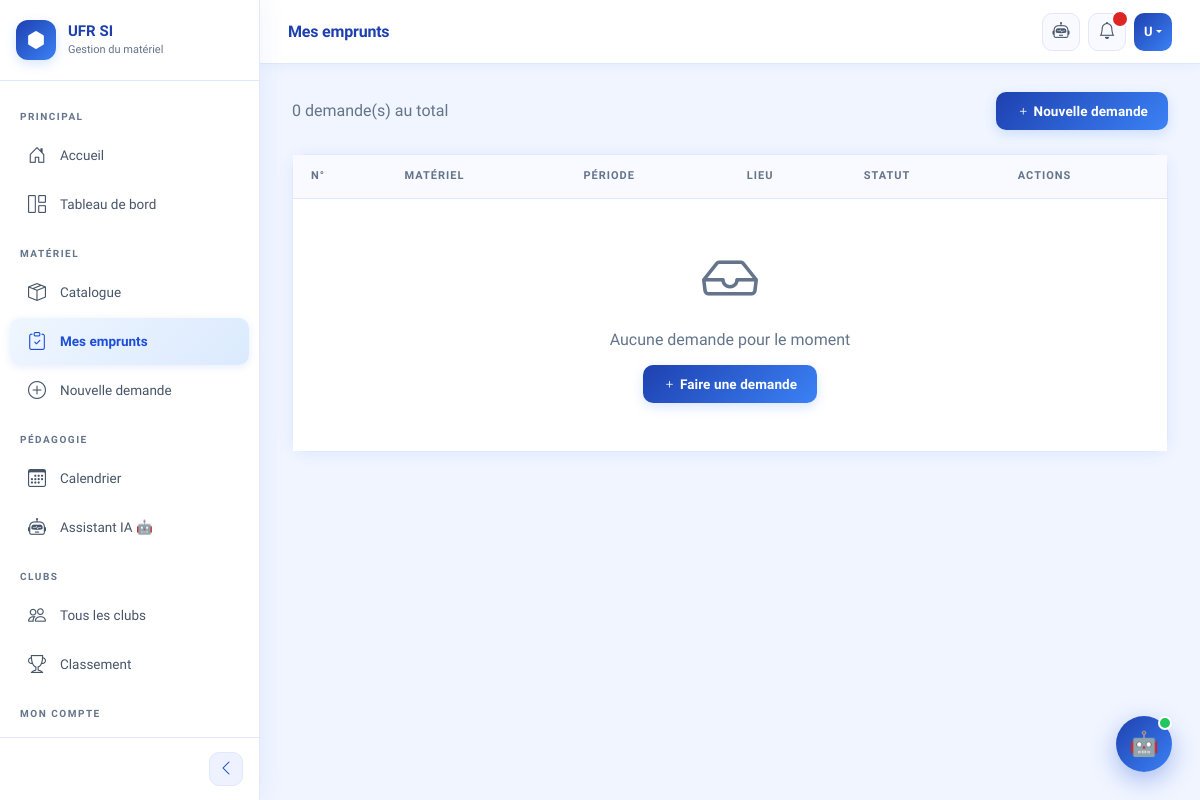
The page /emprunts/ (signed in) on the database as committed earlier.
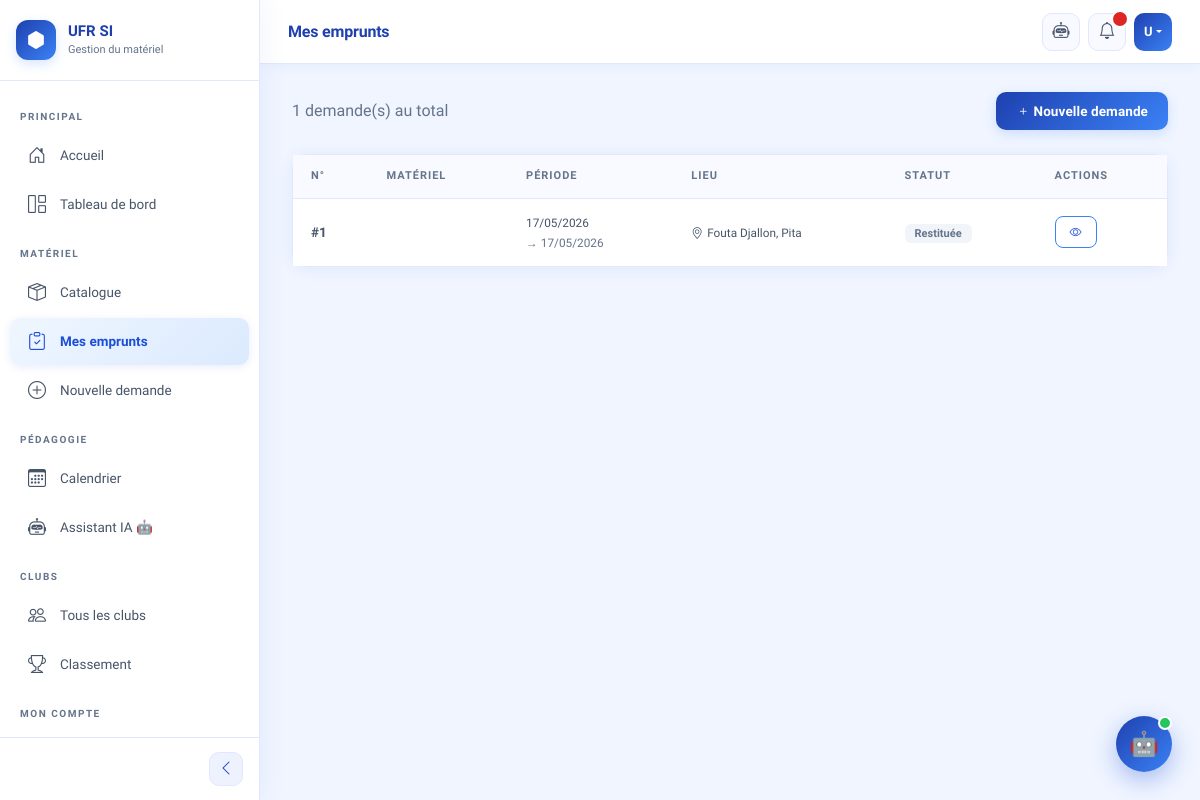
The same page on the database as committed later.
### emprunts/models.py (models this page shows, shortened)
class Demande(models.Model):
    STATUTS = [
    ('en_attente', 'En attente'),
    ('approuvee', 'Approuvée'),
    ('refusee', 'Refusée'),
    ('en_cours', 'En cours'),
    ('en_attente_restitution', 'En attente de vérification'),
    ('restituee', 'Restituée'),
]
    utilisateur = models.ForeignKey(
        Utilisateur,
        on_delete=models.CASCADE,
        related_name='demandes'
    )
    date_demande = models.DateTimeField(auto_now_add=True)
    date_debut = models.DateTimeField()
    date_fin = models.DateTimeField()
    statut = models.CharField(max_length=30, choices=STATUTS, default='en_attente')
    motif = models.TextField(blank=True)

class Emplacement(models.Model):
    demande = models.OneToOneField(
        Demande,
        on_delete=models.CASCADE,
        related_name='emplacement'
    )
    libelle = models.CharField(max_length=200)
    latitude = models.FloatField()
    longitude = models.FloatField()
    adresse = models.TextField(blank=True)

### emprunts/views.py (the view)
# urls.py: path('', views.liste_demandes, name='liste_demandes'),
@login_required
def liste_demandes(request):
    if request.user.role in ['admin', 'admin_terrain', 'admin_bureau']:
        demandes = Demande.objects.all().order_by('-date_demande')
        if request.user.role == 'admin_terrain':
            demandes = demandes.filter(
                lignes__materiel__domaine='terrain'
            ).distinct()
        elif request.user.role == 'admin_bureau':
            demandes = demandes.filter(
                lignes__materiel__domaine='bureau'
            ).distinct()
    else:
        demandes = Demande.objects.filter(
            utilisateur=request.user
        ).order_by('-date_demande')
    return render(request, 'emprunts/liste_demandes.html', {'demandes': demandes})

### templates/emprunts/liste_demandes.html (shortened to what this page needs)
{% extends 'base.html' %}
{% block page_titre %}Mes emprunts{% endblock %}
{% block contenu %}
<div class="d-flex justify-content-between align-items-center mb-4">
  <p class="text-muted mb-0">{{ demandes.count }} demande(s) au total</p>
  <a href="{% url 'nouvelle_demande' %}" class="btn btn-primary">
    <i class="bi bi-plus"></i> Nouvelle demande
  </a>
</div>
<div class="card">
  <div class="card-body p-0">
    <table class="table mb-0">
      <thead>
        <tr>
          <th>N°</th>
          <th>Matériel</th>
          <th>Période</th>
          <th>Lieu</th>
          <th>Statut</th>
          <th>Actions</th>
        </tr>
      </thead>
      <tbody>
        {% for demande in demandes %}
        <tr>
          <td><strong>#{{ demande.id }}</strong></td>
          <td>
          </td>
          <td>
            <small>{{ demande.date_debut|date:"d/m/Y" }}</small><br>
            <small class="text-muted">→ {{ demande.date_fin|date:"d/m/Y" }}</small>
          </td>
          <td>
            {% if demande.emplacement %}
            <small><i class="bi bi-geo-alt me-1"></i>{{ demande.emplacement.libelle }}</small>
            {% else %}
            <small class="text-muted">—</small>
            {% endif %}
          </td>
          <td>
            {% if demande.statut == 'en_attente' %}
              <span class="badge bg-warning text-dark">En attente</span>
            {% elif demande.statut == 'approuvee' %}
              <span class="badge bg-info">Approuvée</span>
            {% elif demande.statut == 'en_cours' %}
              <span class="badge bg-success">En cours</span>
            {% elif demande.statut == 'en_attente_restitution' %}
              <span class="badge bg-info">En vérification</span>
            {% elif demande.statut == 'restituee' %}
              <span class="badge bg-secondary">Restituée</span>
            {% elif demande.statut == 'refusee' %}
              <span class="badge bg-danger">Refusée</span>
            {% endif %}
          </td>
          <td>
            <a href="{% url 'detail_demande' demande.id %}"
               class="btn btn-sm btn-outline-primary me-1">
              <i class="bi bi-eye"></i>
            </a>
          </td>
        </tr>
        {% empty %}
        <tr>
          <td colspan="6" class="text-center py-5">
            <i class="bi bi-inbox display-4 text-muted d-block mb-3"></i>
            <h6 class="text-muted">Aucune demande pour le moment</h6>
            <a href="{% url 'nouvelle_demande' %}" class="btn btn-primary mt-2">
              <i class="bi bi-plus"></i> Faire une demande
            </a>
          </td>
        </tr>
        {% endfor %}
      </tbody>
    </table>
  </div>
</div>
{% endblock %}

Rows that differ between the two databases and show on the page:
added Demande: id "1", date_debut "17/05/2026", date_fin "17/05/2026", emplacement.libelle "Fouta Djallon, Pita", statut "Restituée"
Other text that changed with them:
{{ demandes.count }}: "0" → "1"
text no longer shown: "Aucune demande pour le moment Faire une demande"
